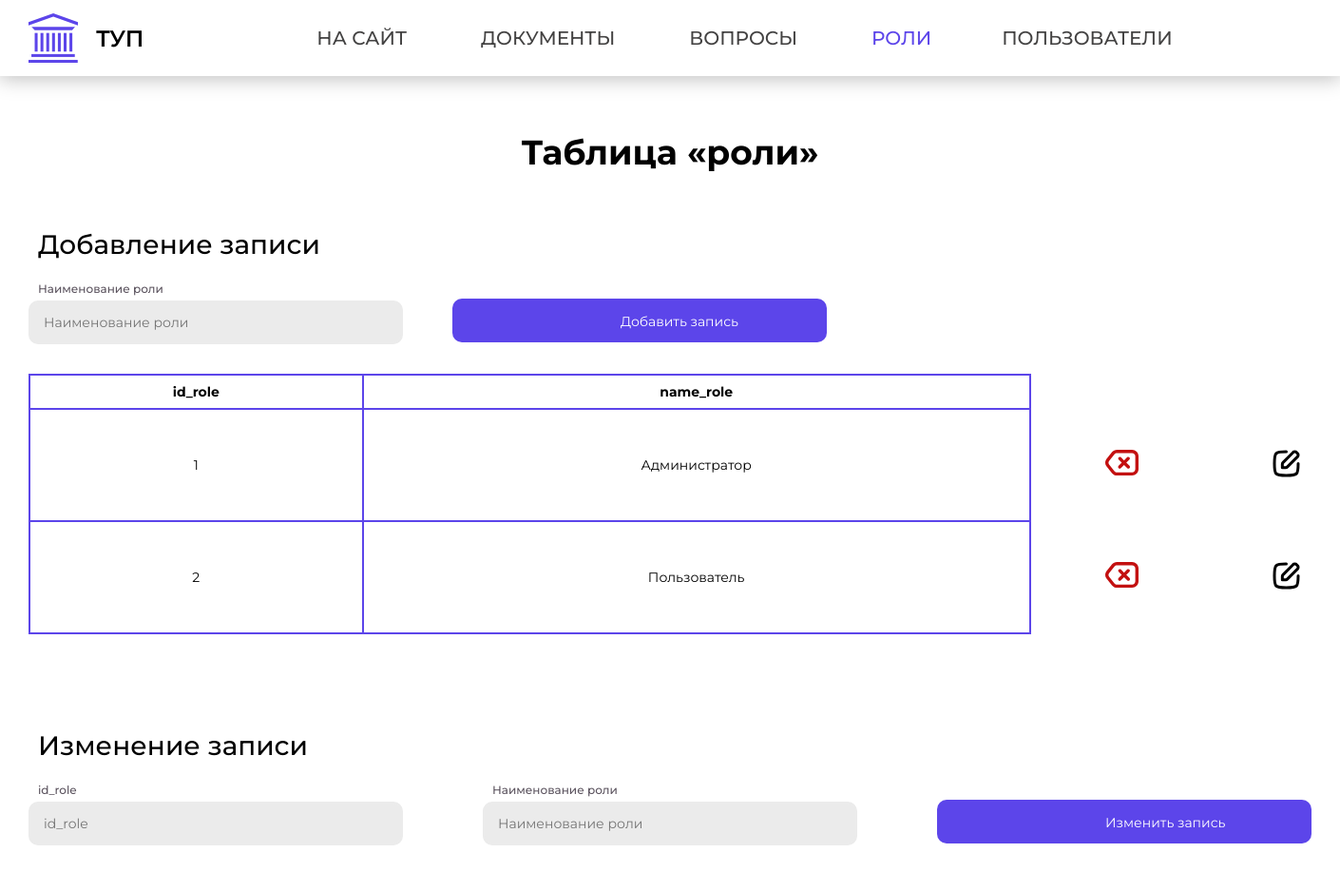
/admin/role_table.php, run on an earlier commit of the app's database.
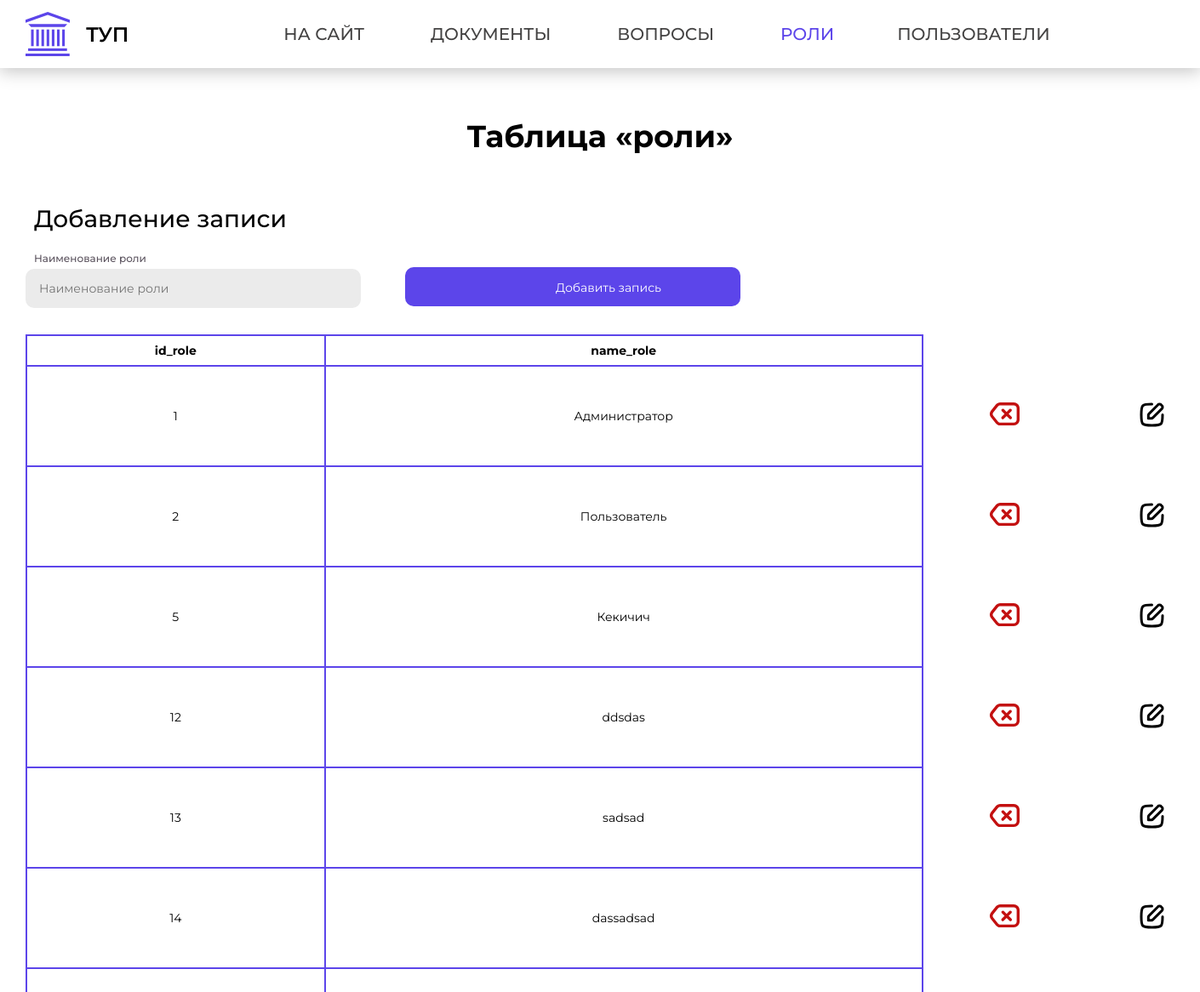
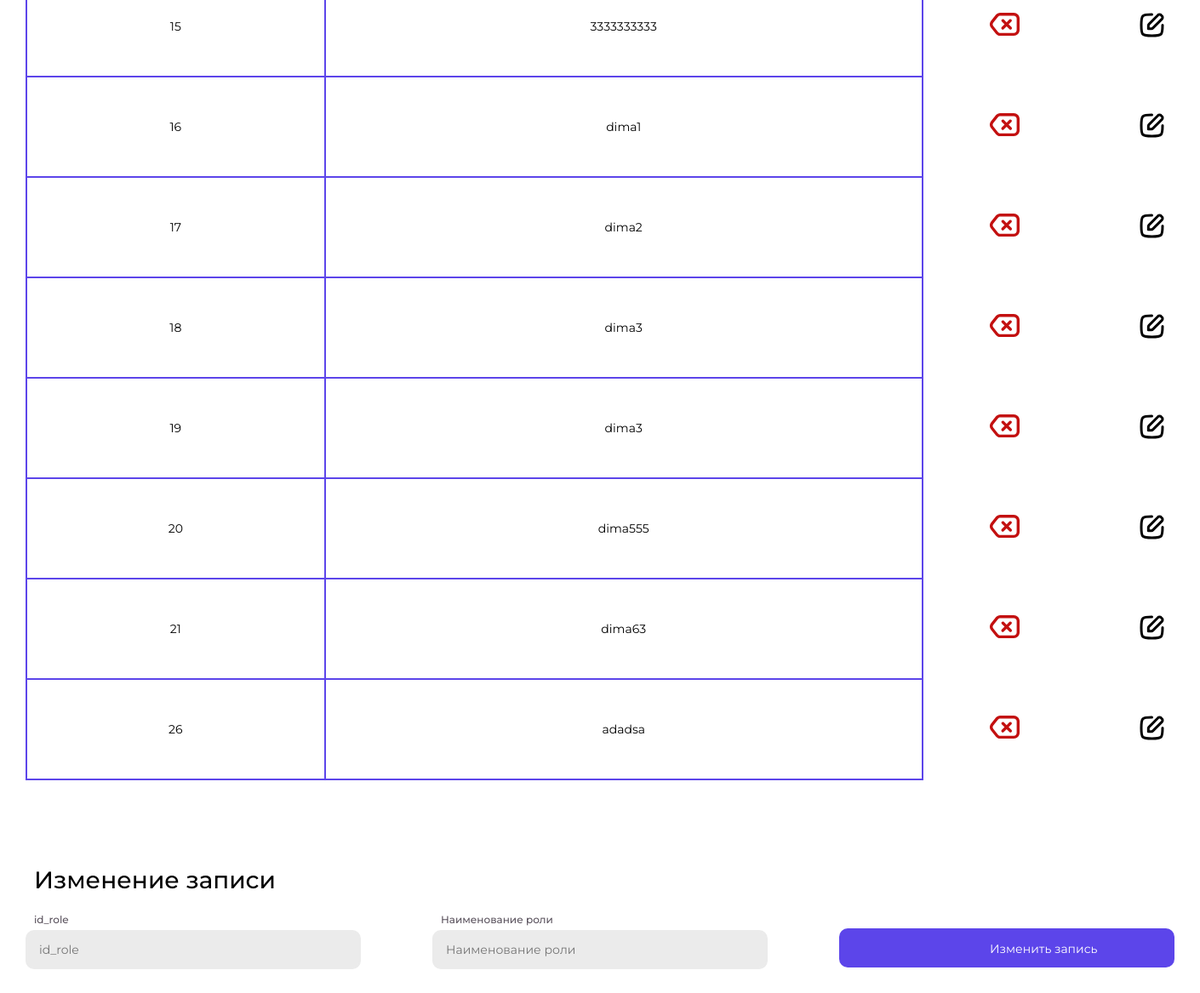
And on a later commit of the database (2 pictures, top to bottom).
### tables this page shows
CREATE TABLE `role` (
  `id_role` int(11) NOT NULL,
  `name_role` varchar(50) NOT NULL
);

### admin/role_table.php (the view, shortened to what this page needs)
<?php
include "../php_connect/connect.php";
?>
<!DOCTYPE html>
<html lang="ru">
<head>
    <link rel="stylesheet" href="../scss/main.css">
</head>
<body>
    <header>
        <div class="container_table_header">
            <nav>
                <ul class="main-menu">
                    <li>
                        <a class="main-menu_item logo" href="./profile_admin.php"><img src="../images/svg/logo52px.svg" alt="логотип">туп</a>
                    </li>
                    <li><a class="main-menu_item" href="../profile.php">на сайт</a></li>
                    <li><a class="main-menu_item" href="./documents_table.php">документы</a></li>
                    <li><a class="main-menu_item" href="./profile_admin.php">вопросы</a></li>
                    <li><a class="main-menu_active" href="./role_table.php">роли</a></li>
                    <li><a class="main-menu_item" href="./user_table.php">пользователи</a></li>
                </ul>
            </nav>
        </div>
    </header>
    <h1 class="tables_title">Таблица «роли»</h1>
    <div class="container_admin">
        <h2 class="add_table_title">Добавление записи</h2>
        <form action="./admin_handler/add/role_add_handler.php" class="role_table__form" method="post" id="role_table__form">
            <div class="div_input_div">
                <label class="label_input_auth">Наименование роли</label>
                <div class="div_input">
                    <input type="text" class="input_form" name="name_role" placeholder="Наименование роли" autocomplete="off" required="required" minlength="4" maxlength="50">
                </div>
            </div>
            <input type="submit" name="submit" class="submit submit_height" value="Добавить запись">
        </form>
        <table class="table_top">
            <tr>
                <th>id_role</th>
                <th>name_role</th>
            </tr>
            <?php
            $qInfoFavorite = "SELECT * FROM `role`";
            $resInfoFavorite = mysqli_query($connect, $qInfoFavorite) or die(mysqli_error($connect));
            while ($InfoFavorite = mysqli_fetch_object($resInfoFavorite)) {
                echo "
            <tr>
                <td class=\"td_id\">$InfoFavorite->id_role</td>
                <td class=\"td_question\">$InfoFavorite->name_role</td>
                <td class=\"td_submit td_padding del_btn\">
                    <a href=\"?id_role=$InfoFavorite->id_role\" onclick=\"return confirm('Вы уверены, что хотите удалить запись с id $InfoFavorite->id_role ?');\">
                    </a>
                </td>
                <td class=\"td_submit td_padding edit_btn\">
                </td>
            </tr>
            ";
            }
            ?>
        </table>
        <h2 class="add_table_title">Изменение записи</h2>
        <form action="./admin_handler/edit/role_edit_handler.php" class="role_table__form ca_margin" method="post" id="role_table__form_edit">
            <div class="div_input_div">
                <label class="label_input_auth">id_role</label>
                <div class="div_input">
                    <input type="text" class="input_form" readonly name="id_role" placeholder="id_role" autocomplete="off" required minlength="4" maxlength="50" value="<?php echo isset($InfoFavorite->id_role) ? $InfoFavorite->id_role : ""; ?>">
                </div>
            </div>
            <div class="div_input_div">
                <label class="label_input_auth">Наименование роли</label>
                <div class="div_input">
                    <input type="text" class="input_form" name="name_role" placeholder="Наименование роли" autocomplete="off" required="required" minlength="4" maxlength="50" value="<?php echo isset($InfoFavorite->name_role) ? $InfoFavorite->name_role : ""; ?>">
                </div>
            </div>
            <input type="submit" name="submit" class="submit submit_height" value="Изменить запись">
        </form>
    </div>
</body>
</html>

### scss/main.css (style rules this page uses)
* { padding: 0px; margin: 0px; }
ul { list-style-type: none; }
header { box-shadow: 0px 2px 20px 1px rgba(0, 0, 0, 0.25); }
.main-menu { display: flex; list-style-type: none; align-items: center; padding: 14px 0; }
.main-menu_item { text-decoration: none; text-transform: uppercase; color: #434242; font-family: Montserrat; font-size: 20px; font-style: normal; font-weight: 500; line-height: normal; transition: 0.5s ease; }
.main-menu_active { text-decoration: none; text-transform: uppercase; color: #5C45EA; font-family: Montserrat; font-size: 20px; font-style: normal; font-weight: 500; line-height: normal; transition: 0.5s ease; }
.main-menu li:nth-child(2) { margin-right: 78px; }
.main-menu li:nth-child(3) { margin-right: 78px; }
.main-menu li:nth-child(4) { margin-right: 78px; }
.main-menu li:nth-child(5) { margin-right: 74px; }
.logo { text-decoration: none; text-transform: uppercase; display: flex; align-items: center; color: #000; font-family: Montserrat; font-size: 24px; font-style: normal; font-weight: 600; line-height: normal; margin-right: 182px; }
.logo img { width: 50%; max-width: 52px; min-width: 36px; margin: 0 19px 0 0; }
.input_form { border: 2px solid #EBEBEB; width: 375px; height: 42px; background: #EBEBEB; padding: 0 15px 0 0; color: #5C545F; border-radius: 10px; font-size: 14px; font-family: Montserrat; text-indent: 14px; transition: 0.3s all ease-in-out; margin: 4px 0 0 0; }
.div_input { margin: 0 0 13px 0; }
.input_form::placeholder { transition: 0.3s all ease-in-out; }
.label_input_auth { font-family: Montserrat; font-size: 12px; color: #5C545F; font-weight: 500; margin: 0 0 0 10px; }
.submit { padding: 15px 177px; color: #FFF; font-size: 14px; border-radius: 10px; background: #5C45EA; margin: 15px 0 10px 0; max-width: 394px; display: flex; justify-content: center; transition: 0.3s ease-in-out; border: none; font-family: Montserrat; }
.container_admin { max-width: 1350px; width: 100%; margin: 0 auto; }
table { border-collapse: collapse; width: 1400px; }
th, td { border: 2px solid #5C45EA; padding: 8px; text-align: center; }
td { font-family: Montserrat; font-weight: 400; font-size: 14px; color: #000; }
th { font-family: Montserrat; font-weight: 700; font-size: 14px; text-align: center; color: #000; }
.td_id { max-width: 100px; overflow: scroll; }
.td_question { max-width: 300px; overflow: scroll; height: 100px; }
.td_submit { border: none; }
.td_padding { padding: 0; }
.container_table_header { max-width: 1350px; width: 100%; margin: 0 auto; }
.tables_title { font-family: Montserrat; font-weight: 700; font-size: 36px; text-align: center; color: #000; margin: 58px 0 58px 0; }
.role_table__form { display: flex; flex-direction: row; width: 840px; justify-content: space-between; align-items: center; }
.submit_height { max-height: 46px; }
.table_top { margin: 18px 0 100px 0; }
.add_table_title { font-family: Montserrat; font-weight: 500; font-size: 28px; margin: 20px 0 20px 10px; }
.ca_margin { margin: 0 0 80px 0; }
#role_table__form_edit { display: flex; width: 100%; flex-wrap: wrap; flex-direction: row; }

What changed in the data, as far as the page shows it:
added role: id_role "5", name_role "Кекичич"
added role: id_role "12", name_role "ddsdas"
added role: id_role "13", name_role "sadsad"
added role: id_role "14", name_role "dassadsad"
added role: id_role "15", name_role "3333333333"
added role: id_role "16", name_role "dima1"
added role: id_role "17", name_role "dima2"
added role: id_role "18", name_role "dima3"
added role: id_role "19", name_role "dima3"
added role: id_role "20", name_role "dima555"
added role: id_role "21", name_role "dima63"
added role: id_role "26", name_role "adadsa"
